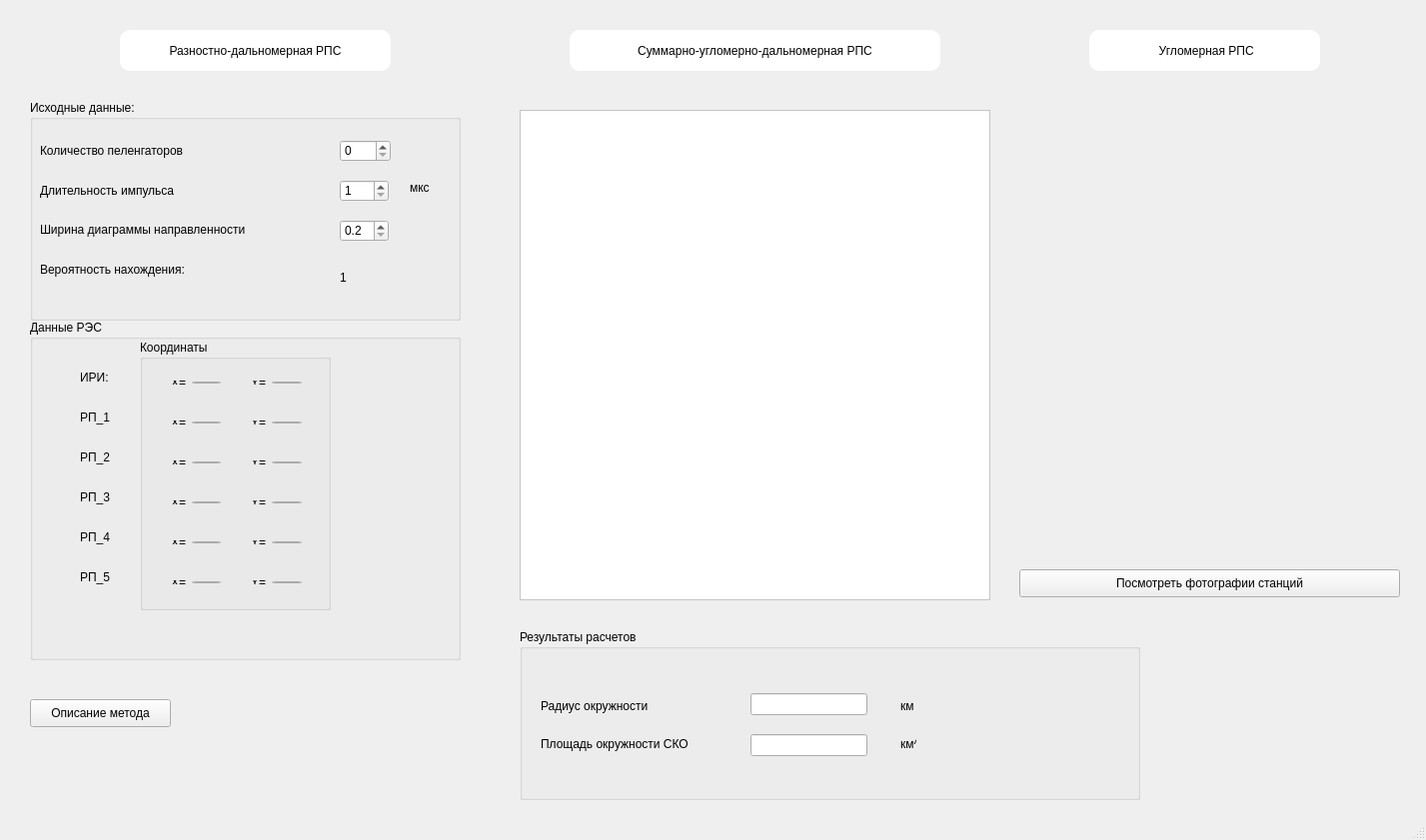
<?xml version="1.0" encoding="UTF-8"?>
<ui version="4.0">
 <class>MainWindow</class>
 <widget class="QMainWindow" name="MainWindow">
  <property name="geometry">
   <rect>
    <x>0</x>
    <y>0</y>
    <width>1427</width>
    <height>841</height>
   </rect>
  </property>
  <property name="windowTitle">
   <string>Анализ ошибок определения местоположения различными способами</string>
  </property>
  <widget class="QWidget" name="centralWidget">
   <widget class="QPushButton" name="pushButton_4">
    <property name="geometry">
     <rect>
      <x>1020</x>
      <y>570</y>
      <width>381</width>
      <height>28</height>
     </rect>
    </property>
    <property name="font">
     <font>
      <pointsize>9</pointsize>
     </font>
    </property>
    <property name="text">
     <string>Посмотреть фотографии станций</string>
    </property>
   </widget>
   <widget class="QPushButton" name="pushButton_2">
    <property name="enabled">
     <bool>true</bool>
    </property>
    <property name="geometry">
     <rect>
      <x>120</x>
      <y>30</y>
      <width>271</width>
      <height>41</height>
     </rect>
    </property>
    <property name="font">
     <font>
      <pointsize>9</pointsize>
     </font>
    </property>
    <property name="styleSheet">
     <string notr="true">border-radius:10%;
background-color:white;
</string>
    </property>
    <property name="text">
     <string>Разностно-дальномерная РПС</string>
    </property>
    <property name="autoDefault">
     <bool>true</bool>
    </property>
    <property name="default">
     <bool>false</bool>
    </property>
   </widget>
   <widget class="QGroupBox" name="groupBox_7">
    <property name="geometry">
     <rect>
      <x>30</x>
      <y>320</y>
      <width>431</width>
      <height>341</height>
     </rect>
    </property>
    <property name="font">
     <font>
      <pointsize>9</pointsize>
     </font>
    </property>
    <property name="title">
     <string>Данные РЭС</string>
    </property>
    <widget class="QLabel" name="label_73">
     <property name="geometry">
      <rect>
       <x>50</x>
       <y>130</y>
       <width>51</width>
       <height>16</height>
      </rect>
     </property>
     <property name="font">
      <font>
       <pointsize>9</pointsize>
      </font>
     </property>
     <property name="text">
      <string>PП_2</string>
     </property>
    </widget>
    <widget class="QLabel" name="label_74">
     <property name="geometry">
      <rect>
       <x>50</x>
       <y>170</y>
       <width>51</width>
       <height>16</height>
      </rect>
     </property>
     <property name="font">
      <font>
       <pointsize>9</pointsize>
      </font>
     </property>
     <property name="text">
      <string>PП_3</string>
     </property>
    </widget>
    <widget class="QLabel" name="label_72">
     <property name="geometry">
      <rect>
       <x>50</x>
       <y>90</y>
       <width>51</width>
       <height>16</height>
      </rect>
     </property>
     <property name="font">
      <font>
       <pointsize>9</pointsize>
      </font>
     </property>
     <property name="text">
      <string>PП_1</string>
     </property>
    </widget>
    <widget class="QGroupBox" name="groupBox_15">
     <property name="geometry">
      <rect>
       <x>110</x>
       <y>20</y>
       <width>191</width>
       <height>271</height>
      </rect>
     </property>
     <property name="font">
      <font>
       <pointsize>9</pointsize>
      </font>
     </property>
     <property name="title">
      <string>Координаты</string>
     </property>
     <widget class="QWidget" name="layoutWidget_62">
      <property name="geometry">
       <rect>
        <x>20</x>
        <y>30</y>
        <width>72</width>
        <height>26</height>
       </rect>
      </property>
      <layout class="QHBoxLayout" name="horizontalLayout_61">
       <item>
        <widget class="QLabel" name="label_94">
         <property name="font">
          <font>
           <pointsize>9</pointsize>
          </font>
         </property>
         <property name="text">
          <string>X=</string>
         </property>
        </widget>
       </item>
       <item>
        <widget class="QSpinBox" name="spinBox_74"/>
       </item>
      </layout>
     </widget>
     <widget class="QWidget" name="layoutWidget_63">
      <property name="geometry">
       <rect>
        <x>20</x>
        <y>70</y>
        <width>72</width>
        <height>26</height>
       </rect>
      </property>
      <layout class="QHBoxLayout" name="horizontalLayout_62">
       <item>
        <widget class="QLabel" name="label_95">
         <property name="font">
          <font>
           <pointsize>9</pointsize>
          </font>
         </property>
         <property name="text">
          <string>X=</string>
         </property>
        </widget>
       </item>
       <item>
        <widget class="QSpinBox" name="spinBox_75"/>
       </item>
      </layout>
     </widget>
     <widget class="QWidget" name="layoutWidget_64">
      <property name="geometry">
       <rect>
        <x>20</x>
        <y>110</y>
        <width>72</width>
        <height>26</height>
       </rect>
      </property>
      <layout class="QHBoxLayout" name="horizontalLayout_63">
       <item>
        <widget class="QLabel" name="label_163">
         <property name="font">
          <font>
           <pointsize>9</pointsize>
          </font>
         </property>
         <property name="text">
          <string>X=</string>
         </property>
        </widget>
       </item>
       <item>
        <widget class="QSpinBox" name="spinBox_121"/>
       </item>
      </layout>
     </widget>
     <widget class="QWidget" name="layoutWidget_65">
      <property name="geometry">
       <rect>
        <x>20</x>
        <y>150</y>
        <width>72</width>
        <height>26</height>
       </rect>
      </property>
      <layout class="QHBoxLayout" name="horizontalLayout_64">
       <item>
        <widget class="QLabel" name="label_164">
         <property name="font">
          <font>
           <pointsize>9</pointsize>
          </font>
         </property>
         <property name="text">
          <string>X=</string>
         </property>
        </widget>
       </item>
       <item>
        <widget class="QSpinBox" name="spinBox_122"/>
       </item>
      </layout>
     </widget>
     <widget class="QWidget" name="layoutWidget_66">
      <property name="geometry">
       <rect>
        <x>20</x>
        <y>190</y>
        <width>72</width>
        <height>26</height>
       </rect>
      </property>
      <layout class="QHBoxLayout" name="horizontalLayout_65">
       <item>
        <widget class="QLabel" name="label_165">
         <property name="font">
          <font>
           <pointsize>9</pointsize>
          </font>
         </property>
         <property name="text">
          <string>X=</string>
         </property>
        </widget>
       </item>
       <item>
        <widget class="QSpinBox" name="spinBox_123"/>
       </item>
      </layout>
     </widget>
     <widget class="QWidget" name="layoutWidget_67">
      <property name="geometry">
       <rect>
        <x>20</x>
        <y>230</y>
        <width>72</width>
        <height>26</height>
       </rect>
      </property>
      <layout class="QHBoxLayout" name="horizontalLayout_66">
       <item>
        <widget class="QLabel" name="label_166">
         <property name="font">
          <font>
           <pointsize>9</pointsize>
          </font>
         </property>
         <property name="text">
          <string>X=</string>
         </property>
        </widget>
       </item>
       <item>
        <widget class="QSpinBox" name="spinBox_124"/>
       </item>
      </layout>
     </widget>
     <widget class="QWidget" name="layoutWidget_68">
      <property name="geometry">
       <rect>
        <x>100</x>
        <y>30</y>
        <width>73</width>
        <height>26</height>
       </rect>
      </property>
      <layout class="QHBoxLayout" name="horizontalLayout_67">
       <item>
        <widget class="QLabel" name="label_96">
         <property name="font">
          <font>
           <pointsize>9</pointsize>
          </font>
         </property>
         <property name="text">
          <string>Y=</string>
         </property>
        </widget>
       </item>
       <item>
        <widget class="QSpinBox" name="spinBox_76"/>
       </item>
      </layout>
     </widget>
     <widget class="QWidget" name="layoutWidget_69">
      <property name="geometry">
       <rect>
        <x>100</x>
        <y>70</y>
        <width>73</width>
        <height>26</height>
       </rect>
      </property>
      <layout class="QHBoxLayout" name="horizontalLayout_68">
       <item>
        <widget class="QLabel" name="label_97">
         <property name="font">
          <font>
           <pointsize>9</pointsize>
          </font>
         </property>
         <property name="text">
          <string>Y=</string>
         </property>
        </widget>
       </item>
       <item>
        <widget class="QSpinBox" name="spinBox_77"/>
       </item>
      </layout>
     </widget>
     <widget class="QWidget" name="layoutWidget_70">
      <property name="geometry">
       <rect>
        <x>100</x>
        <y>110</y>
        <width>73</width>
        <height>26</height>
       </rect>
      </property>
      <layout class="QHBoxLayout" name="horizontalLayout_69">
       <item>
        <widget class="QLabel" name="label_167">
         <property name="font">
          <font>
           <pointsize>9</pointsize>
          </font>
         </property>
         <property name="text">
          <string>Y=</string>
         </property>
        </widget>
       </item>
       <item>
        <widget class="QSpinBox" name="spinBox_125"/>
       </item>
      </layout>
     </widget>
     <widget class="QWidget" name="layoutWidget_71">
      <property name="geometry">
       <rect>
        <x>100</x>
        <y>150</y>
        <width>73</width>
        <height>26</height>
       </rect>
      </property>
      <layout class="QHBoxLayout" name="horizontalLayout_70">
       <item>
        <widget class="QLabel" name="label_168">
         <property name="font">
          <font>
           <pointsize>9</pointsize>
          </font>
         </property>
         <property name="text">
          <string>Y=</string>
         </property>
        </widget>
       </item>
       <item>
        <widget class="QSpinBox" name="spinBox_126"/>
       </item>
      </layout>
     </widget>
     <widget class="QWidget" name="layoutWidget_72">
      <property name="geometry">
       <rect>
        <x>100</x>
        <y>190</y>
        <width>73</width>
        <height>26</height>
       </rect>
      </property>
      <layout class="QHBoxLayout" name="horizontalLayout_71">
       <item>
        <widget class="QLabel" name="label_169">
         <property name="font">
          <font>
           <pointsize>9</pointsize>
          </font>
         </property>
         <property name="text">
          <string>Y=</string>
         </property>
        </widget>
       </item>
       <item>
        <widget class="QSpinBox" name="spinBox_127"/>
       </item>
      </layout>
     </widget>
     <widget class="QWidget" name="layoutWidget_73">
      <property name="geometry">
       <rect>
        <x>100</x>
        <y>230</y>
        <width>73</width>
        <height>26</height>
       </rect>
      </property>
      <layout class="QHBoxLayout" name="horizontalLayout_72">
       <item>
        <widget class="QLabel" name="label_170">
         <property name="font">
          <font>
           <pointsize>9</pointsize>
          </font>
         </property>
         <property name="text">
          <string>Y=</string>
         </property>
        </widget>
       </item>
       <item>
        <widget class="QSpinBox" name="spinBox_128"/>
       </item>
      </layout>
     </widget>
    </widget>
    <widget class="QLabel" name="label_71">
     <property name="geometry">
      <rect>
       <x>50</x>
       <y>50</y>
       <width>55</width>
       <height>16</height>
      </rect>
     </property>
     <property name="font">
      <font>
       <pointsize>9</pointsize>
      </font>
     </property>
     <property name="text">
      <string>ИРИ:</string>
     </property>
    </widget>
    <widget class="QLabel" name="label_98">
     <property name="geometry">
      <rect>
       <x>50</x>
       <y>250</y>
       <width>51</width>
       <height>16</height>
      </rect>
     </property>
     <property name="font">
      <font>
       <pointsize>9</pointsize>
      </font>
     </property>
     <property name="text">
      <string>PП_5</string>
     </property>
    </widget>
    <widget class="QLabel" name="label_103">
     <property name="geometry">
      <rect>
       <x>50</x>
       <y>210</y>
       <width>51</width>
       <height>16</height>
      </rect>
     </property>
     <property name="font">
      <font>
       <pointsize>9</pointsize>
      </font>
     </property>
     <property name="text">
      <string>PП_4</string>
     </property>
    </widget>
   </widget>
   <widget class="QGraphicsView" name="graphicsView">
    <property name="geometry">
     <rect>
      <x>520</x>
      <y>110</y>
      <width>471</width>
      <height>491</height>
     </rect>
    </property>
    <property name="styleSheet">
     <string notr="true">background-color:white;</string>
    </property>
   </widget>
   <widget class="QPushButton" name="pushButton_3">
    <property name="enabled">
     <bool>true</bool>
    </property>
    <property name="geometry">
     <rect>
      <x>1090</x>
      <y>30</y>
      <width>231</width>
      <height>41</height>
     </rect>
    </property>
    <property name="font">
     <font>
      <pointsize>9</pointsize>
     </font>
    </property>
    <property name="styleSheet">
     <string notr="true">border-radius:10%;
background-color:white;


</string>
    </property>
    <property name="text">
     <string> Угломерная РПС</string>
    </property>
    <property name="autoDefault">
     <bool>true</bool>
    </property>
    <property name="default">
     <bool>false</bool>
    </property>
   </widget>
   <widget class="QPushButton" name="pushButton">
    <property name="enabled">
     <bool>true</bool>
    </property>
    <property name="geometry">
     <rect>
      <x>570</x>
      <y>30</y>
      <width>371</width>
      <height>41</height>
     </rect>
    </property>
    <property name="font">
     <font>
      <pointsize>9</pointsize>
     </font>
    </property>
    <property name="styleSheet">
     <string notr="true">border-radius:10%;
background-color:white;

</string>
    </property>
    <property name="text">
     <string>Суммарно-угломерно-дальномерная РПС</string>
    </property>
    <property name="checkable">
     <bool>false</bool>
    </property>
    <property name="checked">
     <bool>false</bool>
    </property>
    <property name="autoExclusive">
     <bool>false</bool>
    </property>
    <property name="autoDefault">
     <bool>true</bool>
    </property>
    <property name="default">
     <bool>false</bool>
    </property>
   </widget>
   <widget class="QGroupBox" name="groupBox">
    <property name="geometry">
     <rect>
      <x>30</x>
      <y>100</y>
      <width>431</width>
      <height>221</height>
     </rect>
    </property>
    <property name="font">
     <font>
      <pointsize>9</pointsize>
     </font>
    </property>
    <property name="title">
     <string>Исходные данные:</string>
    </property>
    <widget class="QLabel" name="label_7">
     <property name="geometry">
      <rect>
       <x>10</x>
       <y>40</y>
       <width>231</width>
       <height>22</height>
      </rect>
     </property>
     <property name="font">
      <font>
       <pointsize>9</pointsize>
      </font>
     </property>
     <property name="text">
      <string>Количество пеленгаторов</string>
     </property>
     <property name="buddy">
      <cstring>spinBox_5</cstring>
     </property>
    </widget>
    <widget class="QLabel" name="label">
     <property name="geometry">
      <rect>
       <x>10</x>
       <y>80</y>
       <width>281</width>
       <height>21</height>
      </rect>
     </property>
     <property name="font">
      <font>
       <pointsize>9</pointsize>
      </font>
     </property>
     <property name="text">
      <string>Длительность импульса</string>
     </property>
    </widget>
    <widget class="QLabel" name="label_2">
     <property name="geometry">
      <rect>
       <x>10</x>
       <y>120</y>
       <width>281</width>
       <height>20</height>
      </rect>
     </property>
     <property name="font">
      <font>
       <pointsize>9</pointsize>
      </font>
     </property>
     <property name="text">
      <string>Ширина диаграммы направленности </string>
     </property>
    </widget>
    <widget class="QLabel" name="label_3">
     <property name="geometry">
      <rect>
       <x>380</x>
       <y>80</y>
       <width>31</width>
       <height>16</height>
      </rect>
     </property>
     <property name="font">
      <font>
       <pointsize>9</pointsize>
      </font>
     </property>
     <property name="text">
      <string>мкс</string>
     </property>
    </widget>
    <widget class="QSpinBox" name="spinBox_5">
     <property name="enabled">
      <bool>true</bool>
     </property>
     <property name="geometry">
      <rect>
       <x>310</x>
       <y>40</y>
       <width>51</width>
       <height>22</height>
      </rect>
     </property>
     <property name="maximum">
      <number>5</number>
     </property>
    </widget>
    <widget class="QSpinBox" name="spinBox_6">
     <property name="geometry">
      <rect>
       <x>310</x>
       <y>80</y>
       <width>49</width>
       <height>22</height>
      </rect>
     </property>
     <property name="minimum">
      <number>1</number>
     </property>
     <property name="maximum">
      <number>100</number>
     </property>
    </widget>
    <widget class="QDoubleSpinBox" name="doubleSpinBox">
     <property name="geometry">
      <rect>
       <x>310</x>
       <y>120</y>
       <width>49</width>
       <height>22</height>
      </rect>
     </property>
     <property name="decimals">
      <number>1</number>
     </property>
     <property name="minimum">
      <double>0.200000000000000</double>
     </property>
     <property name="maximum">
      <double>1.000000000000000</double>
     </property>
     <property name="singleStep">
      <double>0.100000000000000</double>
     </property>
    </widget>
    <widget class="QLabel" name="label_4">
     <property name="geometry">
      <rect>
       <x>10</x>
       <y>160</y>
       <width>281</width>
       <height>20</height>
      </rect>
     </property>
     <property name="text">
      <string>Вероятность нахождения: </string>
     </property>
    </widget>
    <widget class="QLabel" name="label_5">
     <property name="geometry">
      <rect>
       <x>310</x>
       <y>170</y>
       <width>55</width>
       <height>16</height>
      </rect>
     </property>
     <property name="text">
      <string>1</string>
     </property>
    </widget>
   </widget>
   <widget class="QStackedWidget" name="stackedWidget_2">
    <property name="geometry">
     <rect>
      <x>1000</x>
      <y>110</y>
      <width>421</width>
      <height>401</height>
     </rect>
    </property>
    <property name="currentIndex">
     <number>0</number>
    </property>
    <widget class="QWidget" name="page_4">
     <widget class="QCustomPlot" name="widget" native="true">
      <property name="geometry">
       <rect>
        <x>30</x>
        <y>40</y>
        <width>371</width>
        <height>341</height>
       </rect>
      </property>
     </widget>
    </widget>
    <widget class="QWidget" name="page_7">
     <widget class="QTextEdit" name="textEdit">
      <property name="enabled">
       <bool>true</bool>
      </property>
      <property name="geometry">
       <rect>
        <x>50</x>
        <y>40</y>
        <width>341</width>
        <height>301</height>
       </rect>
      </property>
      <property name="html">
       <string>&lt;!DOCTYPE HTML PUBLIC &quot;-//W3C//DTD HTML 4.0//EN&quot; &quot;http://www.w3.org/TR/REC-html40/strict.dtd&quot;&gt;
&lt;html&gt;&lt;head&gt;&lt;meta name=&quot;qrichtext&quot; content=&quot;1&quot; /&gt;&lt;style type=&quot;text/css&quot;&gt;
p, li { white-space: pre-wrap; }
&lt;/style&gt;&lt;/head&gt;&lt;body style=&quot; font-family:'MS Shell Dlg 2'; font-size:7.8pt; font-weight:400; font-style:normal;&quot;&gt;
&lt;p align=&quot;center&quot; style=&quot;-qt-paragraph-type:empty; margin-top:0px; margin-bottom:0px; margin-left:0px; margin-right:0px; -qt-block-indent:0; text-indent:0px;&quot;&gt;&lt;br /&gt;&lt;/p&gt;
&lt;p align=&quot;center&quot; style=&quot;-qt-paragraph-type:empty; margin-top:0px; margin-bottom:0px; margin-left:0px; margin-right:0px; -qt-block-indent:0; text-indent:0px; font-size:9pt;&quot;&gt;&lt;br /&gt;&lt;/p&gt;
&lt;p align=&quot;center&quot; style=&quot;-qt-paragraph-type:empty; margin-top:0px; margin-bottom:0px; margin-left:0px; margin-right:0px; -qt-block-indent:0; text-indent:0px; font-size:9pt;&quot;&gt;&lt;br /&gt;&lt;/p&gt;
&lt;p align=&quot;center&quot; style=&quot;-qt-paragraph-type:empty; margin-top:0px; margin-bottom:0px; margin-left:0px; margin-right:0px; -qt-block-indent:0; text-indent:0px; font-size:9pt;&quot;&gt;&lt;br /&gt;&lt;/p&gt;
&lt;p align=&quot;center&quot; style=&quot;-qt-paragraph-type:empty; margin-top:0px; margin-bottom:0px; margin-left:0px; margin-right:0px; -qt-block-indent:0; text-indent:0px; font-size:9pt;&quot;&gt;&lt;br /&gt;&lt;/p&gt;
&lt;p align=&quot;center&quot; style=&quot;-qt-paragraph-type:empty; margin-top:0px; margin-bottom:0px; margin-left:0px; margin-right:0px; -qt-block-indent:0; text-indent:0px; font-size:9pt;&quot;&gt;&lt;br /&gt;&lt;/p&gt;
&lt;p align=&quot;center&quot; style=&quot;-qt-paragraph-type:empty; margin-top:0px; margin-bottom:0px; margin-left:0px; margin-right:0px; -qt-block-indent:0; text-indent:0px; font-size:9pt;&quot;&gt;&lt;br /&gt;&lt;/p&gt;
&lt;p align=&quot;center&quot; style=&quot; margin-top:0px; margin-bottom:0px; margin-left:0px; margin-right:0px; -qt-block-indent:0; text-indent:0px;&quot;&gt;&lt;span style=&quot; font-size:9pt;&quot;&gt;Данный метод не работает при таком количестве РПС&lt;/span&gt;&lt;/p&gt;&lt;/body&gt;&lt;/html&gt;</string>
      </property>
     </widget>
    </widget>
    <widget class="QWidget" name="page_5">
     <widget class="QTextEdit" name="textEdit_2">
      <property name="enabled">
       <bool>true</bool>
      </property>
      <property name="geometry">
       <rect>
        <x>50</x>
        <y>40</y>
        <width>341</width>
        <height>301</height>
       </rect>
      </property>
      <property name="html">
       <string>&lt;!DOCTYPE HTML PUBLIC &quot;-//W3C//DTD HTML 4.0//EN&quot; &quot;http://www.w3.org/TR/REC-html40/strict.dtd&quot;&gt;
&lt;html&gt;&lt;head&gt;&lt;meta name=&quot;qrichtext&quot; content=&quot;1&quot; /&gt;&lt;style type=&quot;text/css&quot;&gt;
p, li { white-space: pre-wrap; }
&lt;/style&gt;&lt;/head&gt;&lt;body style=&quot; font-family:'MS Shell Dlg 2'; font-size:7.8pt; font-weight:400; font-style:normal;&quot;&gt;
&lt;p style=&quot;-qt-paragraph-type:empty; margin-top:0px; margin-bottom:0px; margin-left:0px; margin-right:0px; -qt-block-indent:0; text-indent:0px;&quot;&gt;&lt;br /&gt;&lt;/p&gt;
&lt;p style=&quot;-qt-paragraph-type:empty; margin-top:0px; margin-bottom:0px; margin-left:0px; margin-right:0px; -qt-block-indent:0; text-indent:0px; font-size:9pt;&quot;&gt;&lt;br /&gt;&lt;/p&gt;
&lt;p style=&quot;-qt-paragraph-type:empty; margin-top:0px; margin-bottom:0px; margin-left:0px; margin-right:0px; -qt-block-indent:0; text-indent:0px; font-size:9pt;&quot;&gt;&lt;br /&gt;&lt;/p&gt;
&lt;p align=&quot;center&quot; style=&quot;-qt-paragraph-type:empty; margin-top:0px; margin-bottom:0px; margin-left:0px; margin-right:0px; -qt-block-indent:0; text-indent:0px; font-size:9pt;&quot;&gt;&lt;br /&gt;&lt;/p&gt;
&lt;p align=&quot;center&quot; style=&quot;-qt-paragraph-type:empty; margin-top:0px; margin-bottom:0px; margin-left:0px; margin-right:0px; -qt-block-indent:0; text-indent:0px; font-size:9pt;&quot;&gt;&lt;br /&gt;&lt;/p&gt;
&lt;p align=&quot;center&quot; style=&quot;-qt-paragraph-type:empty; margin-top:0px; margin-bottom:0px; margin-left:0px; margin-right:0px; -qt-block-indent:0; text-indent:0px; font-size:9pt;&quot;&gt;&lt;br /&gt;&lt;/p&gt;
&lt;p align=&quot;center&quot; style=&quot;-qt-paragraph-type:empty; margin-top:0px; margin-bottom:0px; margin-left:0px; margin-right:0px; -qt-block-indent:0; text-indent:0px; font-size:9pt;&quot;&gt;&lt;br /&gt;&lt;/p&gt;
&lt;p align=&quot;center&quot; style=&quot; margin-top:0px; margin-bottom:0px; margin-left:0px; margin-right:0px; -qt-block-indent:0; text-indent:0px;&quot;&gt;&lt;span style=&quot; font-size:9pt;&quot;&gt;Метод не выбран&lt;/span&gt;&lt;/p&gt;&lt;/body&gt;&lt;/html&gt;</string>
      </property>
     </widget>
    </widget>
   </widget>
   <widget class="QStackedWidget" name="stackedWidget">
    <property name="geometry">
     <rect>
      <x>-10</x>
      <y>680</y>
      <width>201</width>
      <height>61</height>
     </rect>
    </property>
    <property name="currentIndex">
     <number>3</number>
    </property>
    <widget class="QWidget" name="page">
     <widget class="QPushButton" name="pushButton_5">
      <property name="geometry">
       <rect>
        <x>40</x>
        <y>20</y>
        <width>141</width>
        <height>28</height>
       </rect>
      </property>
      <property name="font">
       <font>
        <pointsize>9</pointsize>
       </font>
      </property>
      <property name="text">
       <string>Описание метода</string>
      </property>
     </widget>
    </widget>
    <widget class="QWidget" name="page_2">
     <widget class="QPushButton" name="pushButton_6">
      <property name="geometry">
       <rect>
        <x>40</x>
        <y>20</y>
        <width>141</width>
        <height>28</height>
       </rect>
      </property>
      <property name="font">
       <font>
        <pointsize>9</pointsize>
       </font>
      </property>
      <property name="text">
       <string>Описание метода</string>
      </property>
     </widget>
    </widget>
    <widget class="QWidget" name="page_6"/>
    <widget class="QWidget" name="page_3">
     <widget class="QPushButton" name="pushButton_7">
      <property name="geometry">
       <rect>
        <x>40</x>
        <y>20</y>
        <width>141</width>
        <height>28</height>
       </rect>
      </property>
      <property name="font">
       <font>
        <pointsize>9</pointsize>
       </font>
      </property>
      <property name="text">
       <string>Описание метода</string>
      </property>
     </widget>
    </widget>
   </widget>
   <widget class="QGroupBox" name="groupBox_2">
    <property name="geometry">
     <rect>
      <x>520</x>
      <y>630</y>
      <width>621</width>
      <height>171</height>
     </rect>
    </property>
    <property name="font">
     <font>
      <pointsize>9</pointsize>
     </font>
    </property>
    <property name="title">
     <string>Результаты расчетов</string>
    </property>
    <widget class="QWidget" name="layoutWidget">
     <property name="geometry">
      <rect>
       <x>220</x>
       <y>40</y>
       <width>139</width>
       <height>111</height>
      </rect>
     </property>
     <layout class="QVBoxLayout" name="verticalLayout_2">
      <item>
       <widget class="QLineEdit" name="lineEdit">
        <property name="readOnly">
         <bool>true</bool>
        </property>
       </widget>
      </item>
      <item>
       <widget class="QLineEdit" name="lineEdit_2">
        <property name="readOnly">
         <bool>true</bool>
        </property>
       </widget>
      </item>
     </layout>
    </widget>
    <widget class="QWidget" name="layoutWidget">
     <property name="geometry">
      <rect>
       <x>10</x>
       <y>50</y>
       <width>191</width>
       <height>91</height>
      </rect>
     </property>
     <layout class="QVBoxLayout" name="verticalLayout_3">
      <item>
       <widget class="QLabel" name="label_13">
        <property name="text">
         <string>Радиус окружности</string>
        </property>
        <property name="buddy">
         <cstring>lineEdit</cstring>
        </property>
       </widget>
      </item>
      <item>
       <widget class="QLabel" name="label_18">
        <property name="text">
         <string>Площадь окружности СКО</string>
        </property>
        <property name="buddy">
         <cstring>lineEdit_2</cstring>
        </property>
       </widget>
      </item>
     </layout>
    </widget>
    <widget class="QWidget" name="layoutWidget">
     <property name="geometry">
      <rect>
       <x>370</x>
       <y>50</y>
       <width>38</width>
       <height>91</height>
      </rect>
     </property>
     <layout class="QVBoxLayout" name="verticalLayout_4">
      <item>
       <widget class="QLabel" name="label_19">
        <property name="text">
         <string>км</string>
        </property>
       </widget>
      </item>
      <item>
       <widget class="QLabel" name="label_17">
        <property name="text">
         <string>км^2</string>
        </property>
       </widget>
      </item>
     </layout>
    </widget>
   </widget>
  </widget>
  <widget class="QMenuBar" name="menuBar">
   <property name="geometry">
    <rect>
     <x>0</x>
     <y>0</y>
     <width>1427</width>
     <height>26</height>
    </rect>
   </property>
  </widget>
  <widget class="QStatusBar" name="statusBar"/>
 </widget>
 <layoutdefault spacing="6" margin="11"/>
 <customwidgets>
  <customwidget>
   <class>QCustomPlot</class>
   <extends>QWidget</extends>
   <header location="global">qcustomplot.h</header>
   <container>1</container>
  </customwidget>
 </customwidgets>
 <resources/>
 <connections/>
</ui>
